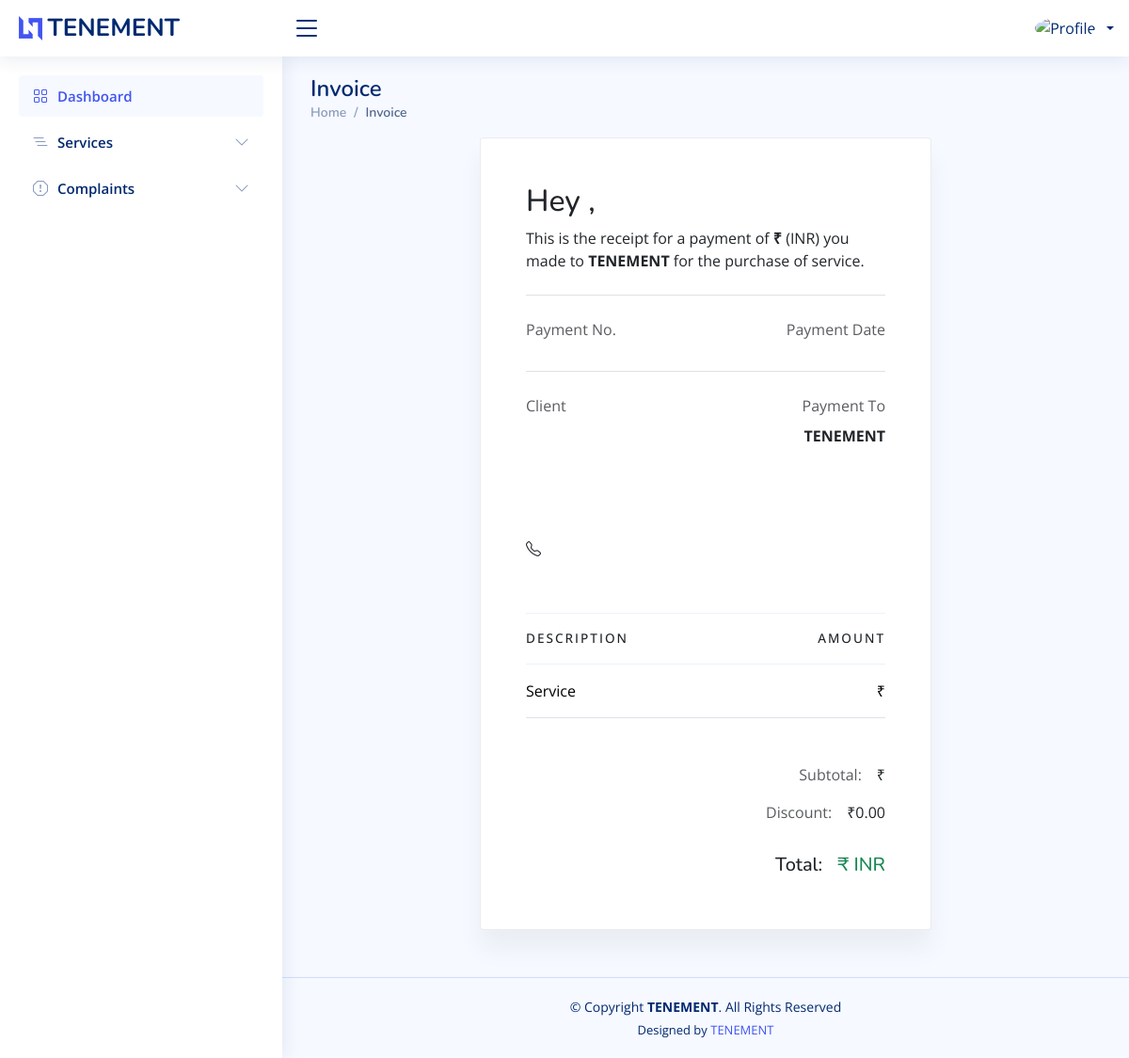
/user/invoice.php?bookingid=3, run on an earlier commit of the app's database.
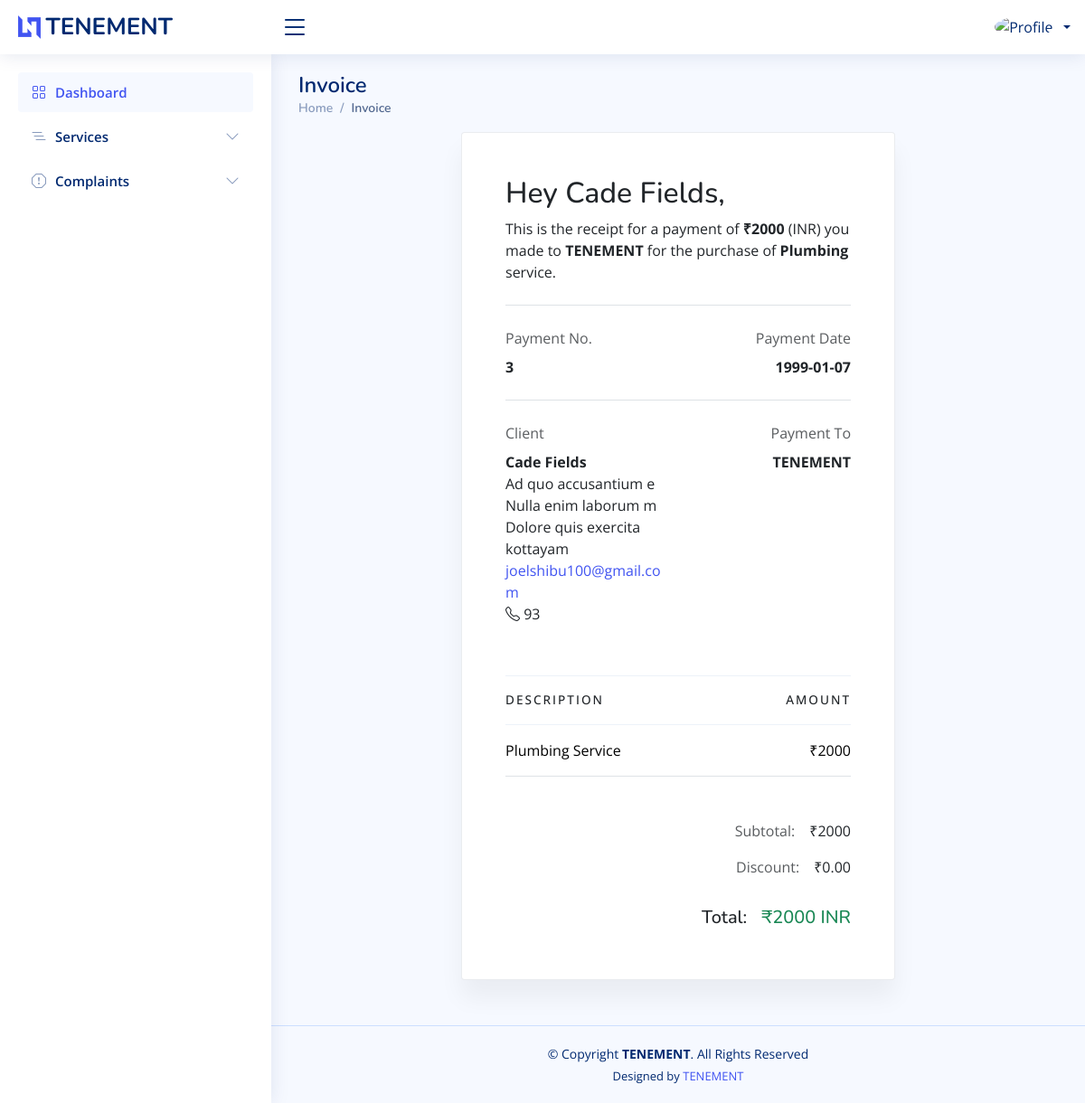
And on a later commit of the database.
### tables this page shows
CREATE TABLE `booking` (
  `bookingid` int(50) NOT NULL,
  `name` varchar(50) NOT NULL,
  `phone` varchar(50) NOT NULL,
  `date` date NOT NULL,
  `time` varchar(50) NOT NULL DEFAULT current_timestamp(),
  `address` varchar(200) NOT NULL,
  `district` varchar(50) NOT NULL,
  `city` varchar(50) NOT NULL,
  `instructions` varchar(300) NOT NULL,
  `landmark` varchar(100) NOT NULL,
  `url` varchar(100) NOT NULL,
  `status` int(20) NOT NULL,
  `email` varchar(50) NOT NULL,
  `serviceid` int(50) NOT NULL,
  `rating` int(11) NOT NULL,
  `feedback` varchar(500) NOT NULL
);

CREATE TABLE `addservice` (
  `serviceid` int(100) NOT NULL,
  `services` varchar(100) NOT NULL,
  `description` varchar(500) NOT NULL,
  `experience` varchar(100) NOT NULL,
  `rate` varchar(100) NOT NULL,
  `email` varchar(50) NOT NULL
);

### connect.php (called while the page is built, shortened)
<?php
$dbname="tenement";
$conn=mysqli_connect("localhost","root","",$dbname);
function select_data($sql)
{
  global $conn;
  $res = mysqli_query($conn, $sql);
  if ($res)
    return $res;
  else
    return False;
}
?>

### user/invoice.php (the view, shortened to what this page needs)
<?php
include 'header.php';
$bookingid = $_GET['bookingid'];
?>
<?php
$sql1 = "SELECT b.*,a.services,a.rate from booking b,addservice a WHERE status='2' AND bookingid=$bookingid";
$data1 = select_data($sql1);
$row = mysqli_fetch_assoc($data1);
?>
<main id="main" class="main">
    <div class="pagetitle">
        <h1>Invoice</h1>
        <nav>
            <ol class="breadcrumb">
                <li class="breadcrumb-item"><a href="index.php">Home</a></li>
                <li class="breadcrumb-item active">Invoice</li>
            </ol>
        </nav>
    </div>
    <section>
        <div class="row">
            <div class="container mt-6 mb-7">
                <div class="row justify-content-center">
                    <div class="col-lg-12 col-xl-7">
                        <div class="card">
                            <div class="card-body p-5">
                                <h2>
                                    Hey <?php echo $row['name'];?>,
                                </h2>
                                <p class="fs-sm">
                                    This is the receipt for a payment of <strong>₹<?php echo $row['rate'];?></strong> (INR) you made to <strong>TENEMENT</strong> for the purchase of <strong><?php echo $row['services'];?></strong> service.
                                </p>
                                <div class="border-top border-gray-200 pt-4 mt-4">
                                    <div class="row">
                                        <div class="col-md-6">
                                            <div class="text-muted mb-2">Payment No.</div>
                                            <strong><?php echo $row['bookingid'];?></strong>
                                        </div>
                                        <div class="col-md-6 text-md-end">
                                            <div class="text-muted mb-2">Payment Date</div>
                                            <strong><?php echo $row['date'];?></strong>
                                        </div>
                                    </div>
                                </div>
                                <div class="border-top border-gray-200 mt-4 py-4">
                                    <div class="row">
                                        <div class="col-md-6">
                                            <div class="text-muted mb-2">Client</div>
                                            <strong>
                                            <?php echo $row['name'];?>
                                            </strong>
                                            <p class="fs-sm">
                                            <?php echo $row['address'];?>
                                            <br>
                                            <?php echo $row['city'];?>
                                            <br>
                                            <?php echo $row['landmark'];?>
                                            <br>
                                            <?php echo $row['district'];?>
                                                <br>
                                                <a href="#!" class="text-purple"><?php echo $row['email'];?>
                                                </a>
                                                <br>
                                                <i class="bi bi-telephone"></i>  <?php echo $row['phone'];?>
                                            </p>
                                        </div>
                                        <div class="col-md-6 text-md-end">
                                            <div class="text-muted mb-2">Payment To</div>
                                            <strong>
                                                TENEMENT
                                            </strong>
                                            <p class="fs-sm">
                                                <br>
                                            </p>
                                        </div>
                                    </div>
                                </div>
                                <table class="table border-bottom border-gray-200 mt-3">
                                    <thead>
                                        <tr>
                                            <th scope="col" class="fs-sm text-dark text-uppercase-bold-sm px-0">Description</th>
                                            <th scope="col" class="fs-sm text-dark text-uppercase-bold-sm text-end px-0">Amount</th>
                                        </tr>
                                    </thead>
                                    <tbody>
                                        <tr>
                                            <td class="px-0"><?php echo $row['services'];?> Service</td>
                                            <td class="text-end px-0">₹<?php echo $row['rate'];?></td>
                                        </tr>
                                    </tbody>
                                </table>
                                <div class="mt-5">
                                    <div class="d-flex justify-content-end">
                                        <p class="text-muted me-3">Subtotal:</p>
                                        <span>₹<?php echo $row['rate'];?></span>
                                    </div>
                                    <div class="d-flex justify-content-end">
                                        <p class="text-muted me-3">Discount:</p>
                                        <span>₹0.00</span>
                                    </div>
                                    <div class="d-flex justify-content-end mt-3">
                                        <h5 class="me-3">Total:</h5>
                                        <h5 class="text-success">₹<?php echo $row['rate'];?> INR</h5>
                                    </div>
                                </div>
                            </div>
                        </div>
                    </div>
                </div>
            </div>
        </div>
    </section>
</main>

### user/header.php (shortened to what this page needs)
<?php
require '../connect.php';
$email=$_SESSION['email'];
$sql="SELECT * from user_register where email='$email'";
$data=select_data($sql);
$user=mysqli_fetch_assoc($data);
?>
<!DOCTYPE html>
<html lang="en">
<head>
  <link href="assets/vendor/bootstrap/css/bootstrap.min.css" rel="stylesheet">
  <link href="assets/vendor/bootstrap-icons/bootstrap-icons.css" rel="stylesheet">
  <link href="assets/vendor/boxicons/css/boxicons.min.css" rel="stylesheet">
  <link href="assets/vendor/quill/quill.snow.css" rel="stylesheet">
  <link href="assets/vendor/quill/quill.bubble.css" rel="stylesheet">
  <link href="assets/vendor/remixicon/remixicon.css" rel="stylesheet">
  <link href="assets/vendor/simple-datatables/style.css" rel="stylesheet">
  <link href="assets/css/style.css" rel="stylesheet">
</head>
<body>
  <header id="header" class="header fixed-top d-flex align-items-center">
    <div class="d-flex align-items-center justify-content-between">
      <a href="index.php" class="logo d-flex align-items-center">
        <img src="assets/img/logo.png" alt="">
        <span class="d-none d-lg-block">TENEMENT</span>
      </a>
      <i class="bi bi-list toggle-sidebar-btn"></i>
    </div>
    <nav class="header-nav ms-auto">
      <ul class="d-flex align-items-center">
        <li class="nav-item dropdown pe-3">
          <a class="nav-link nav-profile d-flex align-items-center pe-0" href="#" data-bs-toggle="dropdown">
          <img src="../upload/profile/<?php echo $user['img'];?>" alt="Profile" class="rounded-circle">
            <span class="d-none d-md-block dropdown-toggle ps-2"><?php echo $user['fname'];?> <?php echo $user['lname'];?></span>
          </a>
        </li>
      </ul>
    </nav>
  </header>
  <aside id="sidebar" class="sidebar">
    <ul class="sidebar-nav" id="sidebar-nav">
      <li class="nav-item">
        <a class="nav-link " href="index.php">
          <i class="bi bi-grid"></i>
          <span>Dashboard</span>
        </a>
      </li>
      <li class="nav-item">
        <a class="nav-link collapsed" data-bs-target="#tables-nav" data-bs-toggle="collapse" href="#">
          <i class="bi bi-list-nested"></i><span>Services</span><i class="bi bi-chevron-down ms-auto"></i>
        </a>
      </li>
      <li class="nav-item">
        <a class="nav-link collapsed" data-bs-target="#forms-nav" data-bs-toggle="collapse" href="#">
          <i class="bi bi-exclamation-octagon"></i><span>Complaints</span><i class="bi bi-chevron-down ms-auto"></i>
        </a>
      </li>
    </ul>
  </aside>

### user/assets/css/style.css (style rules this page uses)
:root { scroll-behavior: smooth; }
body { font-family: "Open Sans", sans-serif; background: #f6f9ff; color: #444444; }
a { color: #4154f1; text-decoration: none; }
h1, h2, h3, h4, h5, h6 { font-family: "Nunito", sans-serif; }
#main { margin-top: 60px; padding: 20px 30px; transition: all 0.3s; }
.pagetitle { margin-bottom: 10px; }
.pagetitle h1 { font-size: 24px; margin-bottom: 0; font-weight: 600; color: #012970; }
.card { margin-bottom: 30px; border: none; border-radius: 5px; box-shadow: 0px 0 30px rgba(1, 41, 112, 0.1); }
.card-body { padding: 0 20px 20px 20px; }
.breadcrumb { font-size: 14px; font-family: "Nunito", sans-serif; color: #899bbd; font-weight: 600; }
.breadcrumb a { color: #899bbd; transition: 0.3s; }
.breadcrumb .breadcrumb-item::before { color: #899bbd; }
.breadcrumb .active { color: #51678f; font-weight: 600; }
.logo { line-height: 1; }
@media (min-width: 1200px) { .logo { width: 280px; } }
.logo img { max-height: 26px; margin-right: 6px; }
.logo span { font-size: 26px; font-weight: 700; color: #012970; font-family: "Nunito", sans-serif; }
.header { transition: all 0.5s; z-index: 997; height: 60px; box-shadow: 0px 2px 20px rgba(1, 41, 112, 0.1); background-color: #fff; padding-left: 20px; }
.header .toggle-sidebar-btn { font-size: 32px; padding-left: 10px; cursor: pointer; color: #012970; }
.header-nav ul { list-style: none; }
.header-nav > ul { margin: 0; padding: 0; }
.header-nav .nav-profile { color: #012970; }
.header-nav .nav-profile img { max-height: 36px; }
.header-nav .nav-profile span { font-size: 14px; font-weight: 600; }
.sidebar { position: fixed; top: 60px; left: 0; bottom: 0; width: 300px; z-index: 996; transition: all 0.3s; padding: 20px; overflow-y: auto; scrollbar-width: thin; scrollbar-color: #aab7cf transparent; box-shadow: 0px 0px 20px rgba(1, 41, 112, 0.1); background-color: #fff; }
@media (min-width: 1200px) { #main, #footer { margin-left: 300px; } }
.sidebar-nav { padding: 0; margin: 0; list-style: none; }
.sidebar-nav li { padding: 0; margin: 0; list-style: none; }
.sidebar-nav .nav-item { margin-bottom: 5px; }
.sidebar-nav .nav-link { display: flex; align-items: center; font-size: 15px; font-weight: 600; color: #4154f1; transition: 0.3; background: #f6f9ff; padding: 10px 15px; border-radius: 4px; }
.sidebar-nav .nav-link i { font-size: 16px; margin-right: 10px; color: #4154f1; }
.sidebar-nav .nav-link.collapsed { color: #012970; background: #fff; }
.sidebar-nav .nav-link.collapsed i { color: #899bbd; }
.sidebar-nav .nav-link .bi-chevron-down { margin-right: 0; transition: transform 0.2s ease-in-out; }
.footer { padding: 20px 0; font-size: 14px; transition: all 0.3s; border-top: 1px solid #cddfff; }
.footer .copyright { text-align: center; color: #012970; }
.footer .credits { padding-top: 5px; text-align: center; font-size: 13px; color: #012970; }

### user/invoice.php (style rules this page uses)
.text-uppercase-bold-sm { text-transform: uppercase !important; font-weight: 500 !important; letter-spacing: 2px !important; font-size: .85rem !important; }
.justify-content-center { justify-content: center !important; }
.card { position: relative; display: flex; flex-direction: column; min-width: 0; word-wrap: break-word; background-color: #fff; background-clip: border-box; border: 1px solid rgba(30, 46, 80, .09); border-radius: 0.25rem; box-shadow: 0 20px 27px 0 rgb(0 0 0 / 5%); }
.p-5 { padding: 3rem !important; }
.card-body { flex: 1 1 auto; padding: 1.5rem 1.5rem; }
tbody, td, tfoot, th, thead, tr { border-color: inherit; border-style: solid; border-width: 0; }
.table td, .table th { border-bottom: 0; border-top: 1px solid #edf2f9; }
.table>:not(caption)>*>* { padding: 1rem 1rem; background-color: var(--bs-table-bg); border-bottom-width: 1px; box-shadow: inset 0 0 0 9999px var(--bs-table-accent-bg); }
.px-0 { padding-right: 0 !important; padding-left: 0 !important; }
.table thead th, tbody td, tbody th { vertical-align: middle; }
.mt-5 { margin-top: 3rem !important; }

What changed in the data, as far as the page shows it:
now on this page (row edited): booking: name "Cade Fields", bookingid "3", date "1999-01-07", address "Ad quo accusantium e", city "Nulla enim laborum m", landmark "Dolore quis exercita", district "kottayam", email "joelshibu100@gmail.com", phone "93"
now on this page (row unchanged): addservice: rate "2000", services "Plumbing"
